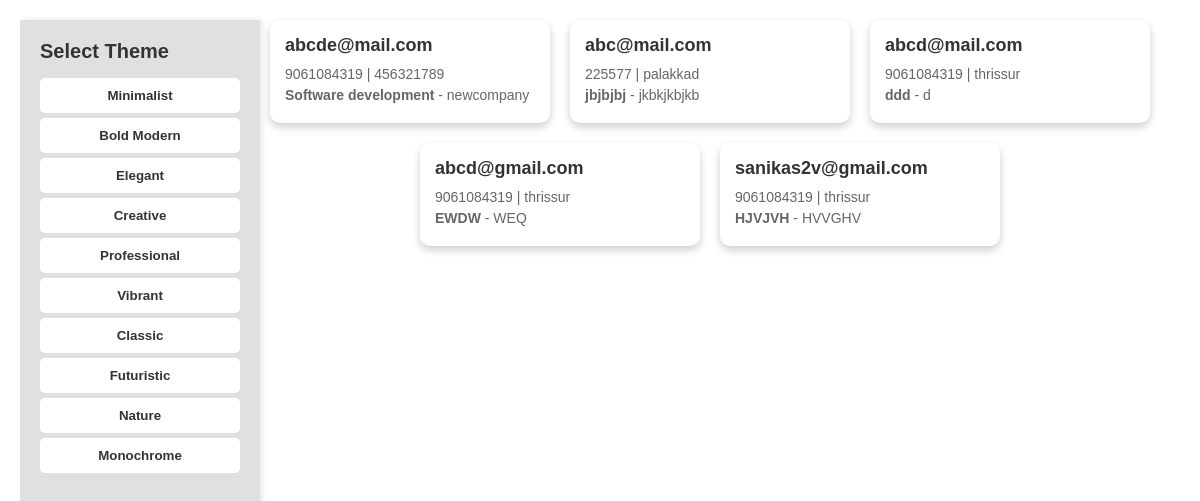
/resumelist/, run on the app's committed database.
### resume_app/models.py (models this page shows, shortened)
class Resume(models.Model):
    email = models.EmailField(max_length=254, unique=True)
    phone = models.CharField(max_length=15)
    location = models.CharField(max_length=255)
    objective = models.TextField()
    job_title_1 = models.CharField(max_length=255, null=True, blank=True)
    company_1 = models.CharField(max_length=255,blank=True, null=True)
    dates_1 = models.DateField(max_length=255,blank=True, null=True)
    responsibilities_1 = models.TextField(blank=True, null=True)
    job_title_2 = models.CharField(max_length=255, blank=True, null=True)
    company_2 = models.CharField(max_length=255, blank=True, null=True)
    dates_2 = models.DateField(max_length=255, blank=True, null=True)
    responsibilities_2 = models.TextField(blank=True, null=True)
    degree = models.CharField(max_length=255)
    university = models.CharField(max_length=255)
    graduation_date = models.DateField(max_length=255,blank=True, null=True)
    skills = models.TextField()
    references = models.TextField(blank=True, null=True)
    class Meta:
        verbose_name = 'Resume'
        verbose_name_plural = 'Resumes'

### resume_app/views.py (the view)
# urls.py: path('resumelist/', views.resumelist, name='resumelist'),
def resumelist(request):
    resumes = Resume.objects.all()  # Fetch all resumes
    return render(request, 'resumelist.html', {'resumes': resumes})

### resume_app/templates/resumelist.html (shortened to what this page needs)
<!DOCTYPE html>
<html lang="en">
<head>
</head>
<body class="theme-minimalist">
    <div class="sidebar">
        <h3>Select Theme</h3>
        <button onclick="changeTheme('minimalist')">Minimalist</button>
        <button onclick="changeTheme('bold-modern')">Bold Modern</button>
        <button onclick="changeTheme('elegant')">Elegant</button>
        <button onclick="changeTheme('creative')">Creative</button>
        <button onclick="changeTheme('professional')">Professional</button>
        <button onclick="changeTheme('vibrant')">Vibrant</button>
        <button onclick="changeTheme('classic')">Classic</button>
        <button onclick="changeTheme('futuristic')">Futuristic</button>
        <button onclick="changeTheme('nature')">Nature</button>
        <button onclick="changeTheme('monochrome')">Monochrome</button>
    </div>
    <div class="main-content">
        <div class="container">
            {% for resume in resumes %}
                <div class="resume-card" onclick="showPopup('{{ resume.id }}')">
                    <h3>{{ resume.email }}</h3>
                    <p>{{ resume.phone }} | {{ resume.location }}</p>
                    <p><strong>{{ resume.job_title_1 }}</strong> - {{ resume.company_1 }}</p>
                </div>
            {% empty %}
                <p>No resumes available.</p>
            {% endfor %}
        </div>
    </div>
</body>
</html>

### resume_app/templates/resumelist.html (style rules this page uses)
body { margin: 0; padding: 20px; background: url('https://www.transparenttextures.com/patterns/wood-pattern.png'); font-family: Arial, sans-serif; transition: all 0.3s; }
.container { display: flex; flex-wrap: wrap; gap: 20px; justify-content: center; }
.resume-card { width: 250px; background: #fff; border-radius: 10px; box-shadow: 0 4px 8px rgba(0,0,0,0.2); padding: 15px; cursor: pointer; transition: transform 0.2s; }
h3 { margin: 0 0 10px; font-size: 18px; color: #333; }
p { margin: 5px 0; font-size: 14px; color: #666; }
.sidebar { width: 200px; padding: 20px; box-shadow: 2px 0 5px rgba(0,0,0,0.1); height: 100vh; position: fixed; overflow-y: auto; }
.sidebar h3 { margin: 0 0 15px; font-size: 20px; }
.sidebar button { display: block; width: 100%; padding: 10px; margin: 5px 0; border: none; border-radius: 5px; cursor: pointer; font-weight: bold; }
.main-content { margin-left: 220px; }
.theme-minimalist { color: #333; }
.theme-minimalist .sidebar { background: #e0e0e0; }
.theme-minimalist .sidebar button { background: #fff; color: #333; }

### data on the page
Resume: email "abcde@mail.com", phone "9061084319", location "456321789", job_title_1 "Software development", company_1 "newcompany"
Resume: email "abc@mail.com", phone "225577", location "palakkad", job_title_1 "jbjbjbj", company_1 "jkbkjkbjkb"
Resume: email "abcd@mail.com", phone "9061084319", location "thrissur", job_title_1 "ddd", company_1 "d"
Resume: email "abcd@gmail.com", phone "9061084319", location "thrissur", job_title_1 "EWDW", company_1 "WEQ"
Resume: email "sanikas2v@gmail.com", phone "9061084319", location "thrissur", job_title_1 "HJVJVH", company_1 "HVVGHV"
